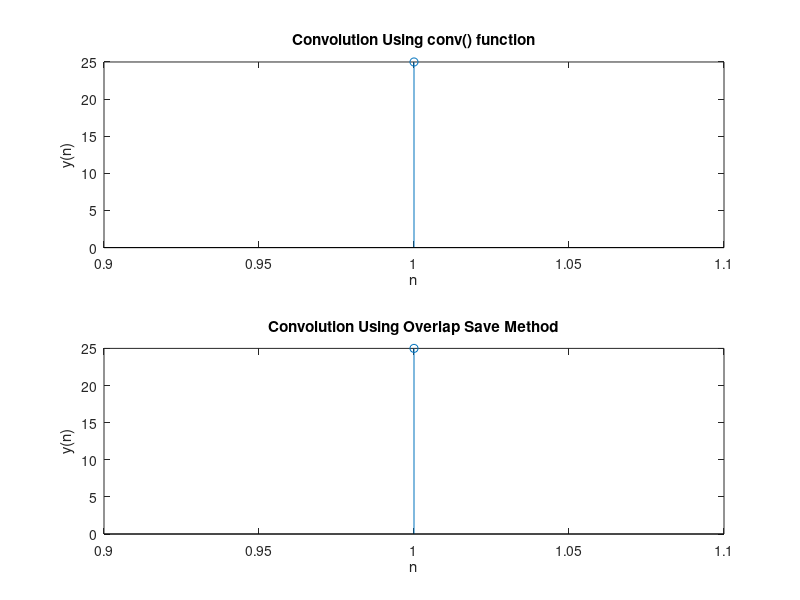

Source code (MATLAB):
close All
clear All
clc
x=input('x=');
h=input('h=');
L=input('L=');
N1=length(x);
M=length(h);
lc=conv(x,h)
x=[x zeros(1,mod(-N1,L)) zeros(1,L)];
N2=length(x);
h=[h zeros(1,L-1)];
H=fft(h,L+M-1);
S=N2/L;
index=1:L;
xm=x(index); % For first stage Special Case
x1=[zeros(1,M-1) xm]; %zeros appeded at Start point
X=[];
for stage=1:S
    X1=fft(x1,L+M-1);
    Y=X1.*H;
    Y=ifft(Y);
    index2=M:M+L-1;
    Y=Y(index2); %Discarding Samples
    X=[X Y];
    index3=(((stage)*L)-M+2):((stage+1)*L); % Selecting Sequence to process
    if(index3(L+M-1)<=N2)
        x1=x(index3);
    end
end
i=1:N1+M-1;
X=X(i)
similarity=corrcoef(X,lc); % Similarity between Inbuilt and Calculated conv
figure()
subplot(2,1,1)
stem(lc);
title('Convolution Using conv() function')
xlabel('n');
ylabel('y(n)');
subplot(2,1,2);
stem(X);
title('Convolution Using Overlap Save Method');
xlabel('n');
ylabel('y(n)');
